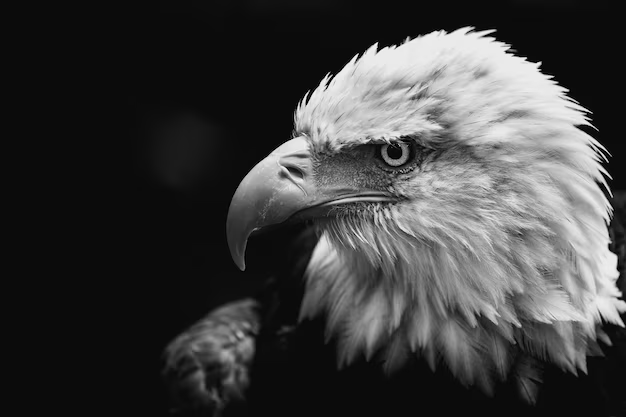
#> input picture images/gray.png, 626 x 417 px, found by its file name
$ python l4q1.py
#> lines starting #> are read from the running program, lines starting #| are printed output that depends on the picture; after the words box and inside, x2 and y2 are one past the last pixel; in counts of white or black regions, pixels touching at a corner belong together; long printed decimals are rounded
#iterative global image thresholding

import cv2 as cv
import numpy as np
import matplotlib.pyplot as plt

path=r"C:\Users\student\PycharmProjects\220962410_Udita\images\gray.png"
img=cv.imread(path,0)
#> img is the input picture: shape (417, 626); min 0, max 249, mean 62.8

hist,bins=np.histogram(img.flatten(),256,[0,256])
#> hist = 256 values, max 118862 at index 11, min 0 at index 245, mean 1019.7; bins = 257 values from 0 to 256

plt.bar(bins[:-1],hist, width=1, color="gray")
plt.show()
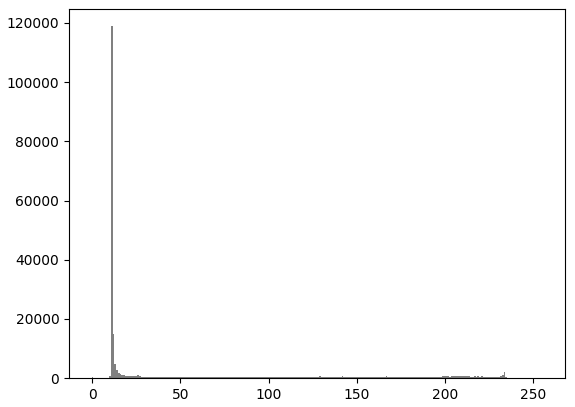
#> figure drawn by matplotlib, 1 panel; tallest bar 118862 high, from x = 10.5 to 11.5

height,width=img.shape
#> height = 417; width = 626
binary_img=np.zeros_like(img, dtype=np.uint8)
episodes=10
tolerance=0.5

threshold=np.mean(img)
#> threshold = 62.85
print(threshold)
#| 62.848

# [9 lines of commented-out code are left out]

for episode in range(episodes):
    # [6 lines of commented-out code are left out]

    binary_img = np.where(img >= threshold, 255, 0).astype(np.uint8)

    foreground=img[img>=threshold]
    background=img[img<threshold]

    mean_fore=np.mean(foreground)
    mean_back=np.mean(background)

    new_threshold=(mean_fore+mean_back)/2

    if new_threshold-threshold<tolerance:
        print(f"converged after {episode} episodes")
        cv.imshow("iterative threshold image", binary_img)
        cv.waitKey(1000)
        break

    threshold=new_threshold

    cv.imshow("iterative threshold image", binary_img)
    cv.waitKey(1000)
#> this loop made 5 passes
#> (mean_fore, mean_back, new_threshold, threshold) on passes 1 to 4: (154.9, 14.82, 84.87, 84.87), (164.9, 17.98, 91.46, 91.46), (168, 19.15, 93.6, 93.6), (168.9, 19.51, 94.22, 94.22)
#> (mean_fore, mean_back, new_threshold) on pass 5: (169.4, 19.69, 94.54)
#> pass 1, `binary_img = np.where(img >= threshold, 255, 0).astype(np.uint8)`:
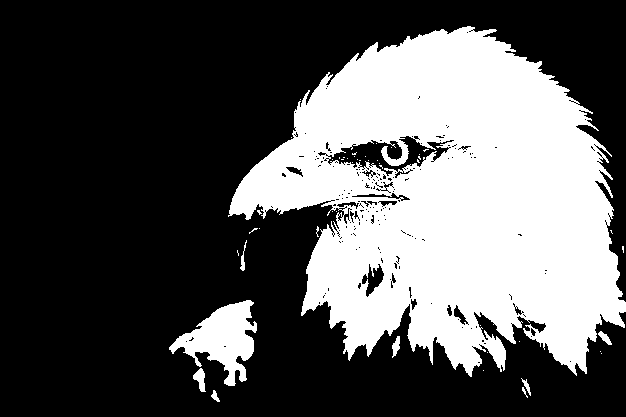
#> binary_img: shape (417, 626); 34.3% white; 48 white regions (39 under 20 px), largest, box (x1, y1, x2, y2) and area: (228, 26, 626, 377) 85221, (169, 300, 257, 386) 3555, (193, 368, 206, 392) 173
#> pass 2, `binary_img = np.where(img >= threshold, 255, 0).astype(np.uint8)`:
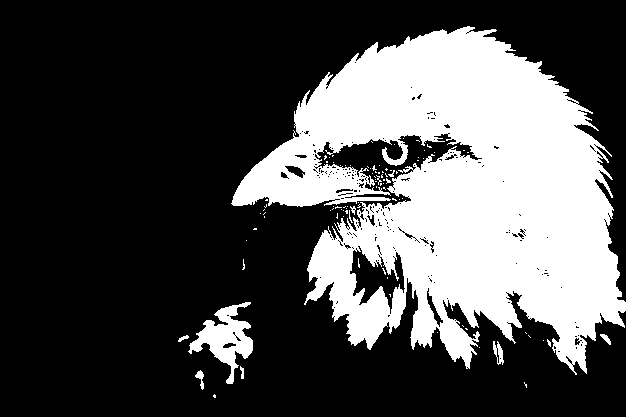
#> binary_img: shape (417, 626); 30.5% white; 93 white regions (84 under 20 px), largest, box (x1, y1, x2, y2) and area: (231, 26, 626, 375) 76817, (188, 302, 253, 384) 2135, (493, 341, 504, 365) 138
#> pass 3, `binary_img = np.where(img >= threshold, 255, 0).astype(np.uint8)`:
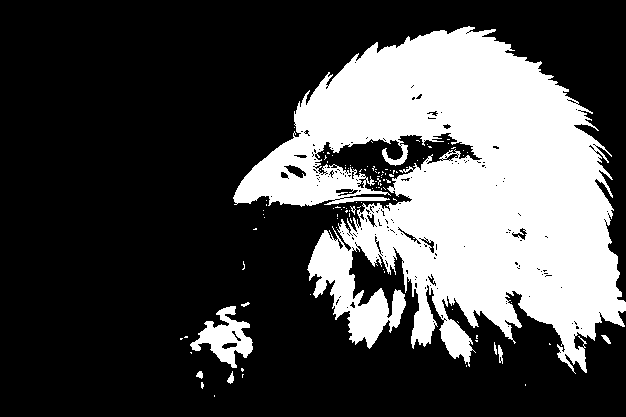
#> binary_img: shape (417, 626); 29.3% white; 103 white regions (94 under 20 px), largest, box (x1, y1, x2, y2) and area: (233, 26, 626, 374) 74330, (190, 306, 253, 368) 1721, (498, 345, 503, 364) 60
